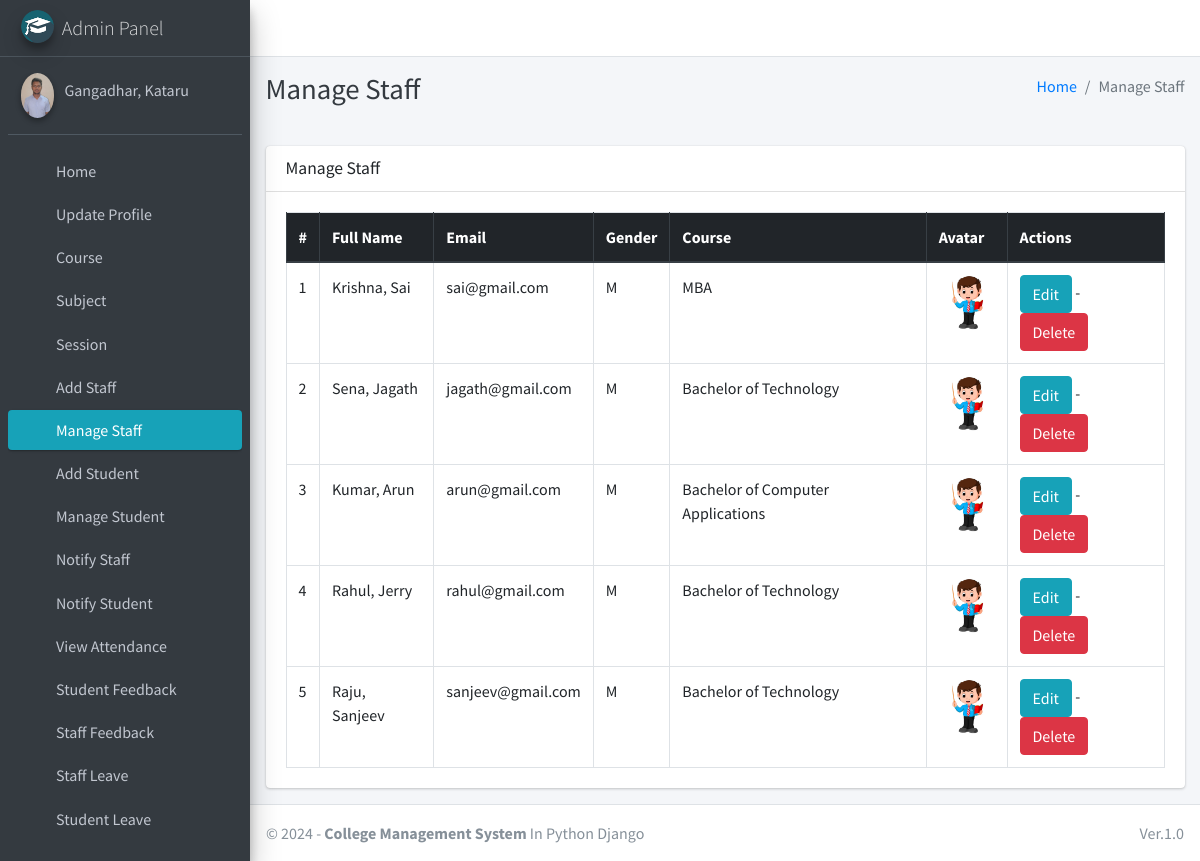
Page /staff/manage/ (signed in) on the committed database.
### main_app/models.py (models this page shows, shortened)
class CustomUser(AbstractUser):
    USER_TYPE = ((1, "HOD"), (2, "Staff"), (3, "Student"))
    GENDER = [("M", "Male"), ("F", "Female")]
    username = None  # Removed username, using email instead
    email = models.EmailField(unique=True)
    user_type = models.CharField(default=1, choices=USER_TYPE, max_length=1)
    gender = models.CharField(max_length=1, choices=GENDER)
    profile_pic = models.ImageField()
    address = models.TextField()
    fcm_token = models.TextField(default="")  # For firebase notifications
    created_at = models.DateTimeField(auto_now_add=True)
    updated_at = models.DateTimeField(auto_now=True)
    USERNAME_FIELD = "email"
    REQUIRED_FIELDS = []
    objects = CustomUserManager()
    def __str__(self):
        return self.last_name + ", " + self.first_name

class Staff(models.Model):
    course = models.ForeignKey(Course, on_delete=models.DO_NOTHING, null=True, blank=False)
    admin = models.OneToOneField(CustomUser, on_delete=models.CASCADE)

class Course(models.Model):
    name = models.CharField(max_length=120)
    created_at = models.DateTimeField(auto_now_add=True)
    updated_at = models.DateTimeField(auto_now=True)

### main_app/hod_views.py (the view)
# urls.py: path("staff/manage/", hod_views.manage_staff, name='manage_staff'),
def manage_staff(request):
    allStaff = CustomUser.objects.filter(user_type=2)
    context = {
        'allStaff': allStaff,
        'page_title': 'Manage Staff'
    }
    return render(request, "hod_template/manage_staff.html", context)

### main_app/templates/hod_template/manage_staff.html
{% extends 'main_app/base.html' %}
{% load static %}
{% block page_title %}{{page_title}}{% endblock page_title %}
{% block content %}
<section class="content">
    <div class="container-fluid">
        <div class="row">
            <div class="col-md-12">
                <div class="card">
                    <div class="card-header">
                        <h3 class="card-title">{{page_title}}</h3>
                    </div>
                    <div class="card-body">
                        <table id="example2" class="table table-bordered table-hover">
                            <thead class="thead-dark">
                                <tr>
                                    <th>#</th>
                                    <th>Full Name</th>
                                    <th>Email</th>
                                    <th>Gender</th>
                                    <th>Course</th>
                                    <th>Avatar</th>
                                    <th>Actions</th>
                                </tr>
                            </thead>
                            <tbody>
                                {% for staff in allStaff %}
                                <tr>
                                    <td>{{ forloop.counter }}</td>
                                    <td>{{staff.last_name}}, {{staff.first_name}}</td>
                                    <td>{{staff.email}}</td>
                                    <td>{{staff.gender}}</td>
                                    <td>{{staff.staff.course.name}}</td>
                                    <td>
                                        {% if staff.profile_pic == ""  %}
                                        No Image
                                        {% else %}
                                        <img class="img img-fluid mb-2" height="56" width="56"
                                            src="{{staff.profile_pic}}" alt="">
                                        {% endif %}
                                    </td>
                                    <td>
                                        <a href="{% url 'edit_staff' staff.staff.id %}" class="btn btn-info">Edit</a> -
                                        <a href="{% url 'delete_staff' staff.staff.id %}" class="btn btn-danger" onclick="return confirm('Are you sure about this ?')">Delete</a>
                                    </td>
                                </tr>
                                {% endfor %}
                            </tbody>
                        </table>
                    </div>
                </div>
            </div>
        </div>
    </div>
</section>
{% endblock content %}

### main_app/templates/main_app/sidebar_template.html (shortened to what this page needs)
{% load static %}
<aside class="main-sidebar sidebar-dark-info elevation-4">
    {% if request.user.user_type == '1' %}
    <a href="{% url 'admin_home' %}" class="brand-link">
        <img src="{% static 'dist/img/cmsl.png' %} " alt="AdminLTE Logo"
            class="brand-image img-circle elevation-3" >
        <span class="brand-text font-weight-light">Admin Panel</span>
    </a>
    <div class="sidebar">
        <div class="user-panel mt-3 pb-3 mb-3 d-flex">
            <div class="image">
                <img src="{{ request.user.profile_pic}}" class="img-circle elevation-2" alt="User Image">
            </div>
            <div class="info">
                <a href="#" class="d-block">{{user}}</a>
            </div>
        </div>
        <nav class="mt-2">
            <ul class="nav nav-pills nav-sidebar flex-column" data-widget="treeview" role="menu" data-accordion="false">
                <li class="nav-item">
                    {% url 'admin_home' as admin_home %}
                    <a href="{{admin_home}}" class="nav-link {% if admin_home == request.path %} active {% endif %}">
                        <i class="nav-icon fas fa-home"></i>
                        <p>
                            Home
                        </p>
                    </a>
                </li>
                <li class="nav-item">
                    {% url 'admin_view_profile' as admin_view_profile %}
                    <a href="{{admin_view_profile}}"
                        class="nav-link {% if admin_view_profile == request.path %} active {% endif %}">
                        <i class="nav-icon fas fa-address-card"></i>
                        <p>
                            Update Profile
                        </p>
                    </a>
                </li>
                <li class="nav-item has-treeview">
                    <a href="#" class="nav-link">
                        <i class="nav-icon fas fa-bookmark"></i>
                        <p>
                            Course
                            <i class="fas fa-angle-left right"></i>
                        </p>
                    </a>
                </li>
                <li class="nav-item has-treeview">
                    <a href="#" class="nav-link">
                        <i class="nav-icon fas fa-book"></i>
                        <p>
                            Subject
                            <i class="fas fa-angle-left right"></i>
                        </p>
                    </a>
                </li>
                <li class="nav-item has-treeview">
                    <a href="#" class="nav-link">
                        <i class="nav-icon fas fa-clock"></i>
                        <p>
                            Session
                            <i class="fas fa-angle-left right"></i>
                        </p>
                    </a>
                </li>
                <li class="nav-item">
                    {% url 'add_staff' as add_staff %}
                    <a href="{{add_staff}}" class="nav-link {% if add_staff == request.path %} active {% endif %}">
                        <i class="nav-icon fas fa-user-plus"></i>
                        <p>
                            Add Staff
                        </p>
                    </a>
                </li>
                <li class="nav-item">
                    {% url 'manage_staff' as manage_staff %}
                    {% url 'edit_staff' staff_id as edit_staff %}
                    <a href="{{manage_staff}}"
                        class="nav-link {% if manage_staff == request.path or request.path == edit_staff %} active {% endif %}">
                        <i class="nav-icon fas fa-th"></i>
                        <p>
                            Manage Staff
                        </p>
                    </a>
                </li>
                <li class="nav-item">
                    {% url 'add_student' as add_student%}
                    <a href="{{add_student}}" class="nav-link  {% if add_student == request.path %} active {% endif %}">
                        <i class="nav-icon fas fa-user-plus"></i>
                        <p>
                            Add Student
                        </p>
                    </a>
                </li>
                <li class="nav-item">
                    {% url 'manage_student' as manage_student %}
                    {% url 'edit_student' student_id as edit_student %}
                    <a href="{{manage_student}}"
                        class="nav-link  {% if edit_student == request.path or manage_student == request.path %} active {% endif %}">
                        <i class="nav-icon fas fa-th"></i>
                        <p>
                            Manage Student
                        </p>
                    </a>
                </li>
                <li class="nav-item">
                    {% url 'admin_notify_staff' as admin_notify_staff %}
                    <a href="{{admin_notify_staff}}"
                        class="nav-link {% if admin_notify_staff == request.path %} active {% endif %}">
                        <i class="nav-icon fas fa-bullhorn"></i>
                        <p>
                            Notify Staff
                        </p>
                    </a>
                </li>
                <li class="nav-item">
                    {% url 'admin_notify_student' as admin_notify_student %}
                    <a href="{{admin_notify_student}}"
                        class="nav-link {% if admin_notify_student == request.path %} active {% endif %}">
                        <i class="nav-icon fas fa-bullhorn"></i>
                        <p>
                            Notify Student
                        </p>
                    </a>
                </li>
                <li class="nav-item">
                    {% url 'admin_view_attendance' as admin_view_attendance %}
                <li class="nav-item">
                    <a href="{{admin_view_attendance}}"
                        class="nav-link  {% if admin_view_attendance == request.path %} active {% endif %}">
                        <i class="nav-icon fas fa-calendar-alt"></i>
                        <p>
                            View Attendance
                        </p>
                    </a>
                </li>
                <li class="nav-item">
                    {% url 'student_feedback_message' as student_feedback_message %}
                    <a href="{{ student_feedback_message }}"
                        class="nav-link  {% if student_feedback_message == request.path %} active {% endif %}">
                        <i class="nav-icon fas fa-comment-alt"></i>
                        <p>
                            Student Feedback
                        </p>
                    </a>
                </li>
                <li class="nav-item">
                    {% url 'staff_feedback_message' as staff_feedback_message %}
                    <a href="{{staff_feedback_message}}"
                        class="nav-link   {% if staff_feedback_message == request.path %} active {% endif %}">
                        <i class="nav-icon fas fa-comment"></i>
                        <p>
                            Staff Feedback
                        </p>
                    </a>
                </li>
                <li class="nav-item">
                    {% url 'view_staff_leave' as view_staff_leave %}
                    <a href="{{view_staff_leave}}"
                        class="nav-link  {% if view_staff_leave == request.path %} active {% endif %}">
                        <i class="nav-icon fas fa-check-double"></i>
                        <p>
                            Staff Leave
                        </p>
                    </a>
                </li>
                <li class="nav-item">
                    {% url 'view_student_leave' as view_student_leave %}
                    <a href="{% url 'view_student_leave' %}"
                        class="nav-link  {% if view_student_leave == request.path %} active {% endif %}">
                        <i class="nav-icon fas fa-check-double"></i>
                        <p>
                            Student Leave
                        </p>
                    </a>
                </li>
                                        {% endif %}
                                        <li class="nav-item">
                                            <a href="{% url 'user_logout' %}"
                                                onclick="return confirm('Your session would be terminated.\n\nProceed?')"
                                                class="nav-link">
                                                <p>
                                                </p>
                                            </a>
                                        </li>
                                    </ul>
                                </nav>
                            </div>
</aside>

### rows in the picture
CustomUser: user.profile_pic (picture), last_name+first_name "Gangadhar, Kataru"
CustomUser: last_name "Krishna", first_name "Sai", email "sai@gmail.com", gender "M", staff.course.name "MBA", profile_pic (picture)
CustomUser: last_name "Sena", first_name "Jagath", email "jagath@gmail.com", gender "M", staff.course.name "Bachelor of Technology", profile_pic (picture)
CustomUser: last_name "Kumar", first_name "Arun", email "arun@gmail.com", gender "M", staff.course.name "Bachelor of Computer Applications", profile_pic (picture)
CustomUser: last_name "Rahul", first_name "Jerry", email "rahul@gmail.com", gender "M", staff.course.name "Bachelor of Technology", profile_pic (picture)
CustomUser: last_name "Raju", first_name "Sanjeev", email "sanjeev@gmail.com", gender "M", staff.course.name "Bachelor of Technology", profile_pic (picture)

### other values in the picture
{{ page_title }} "Manage Staff"
